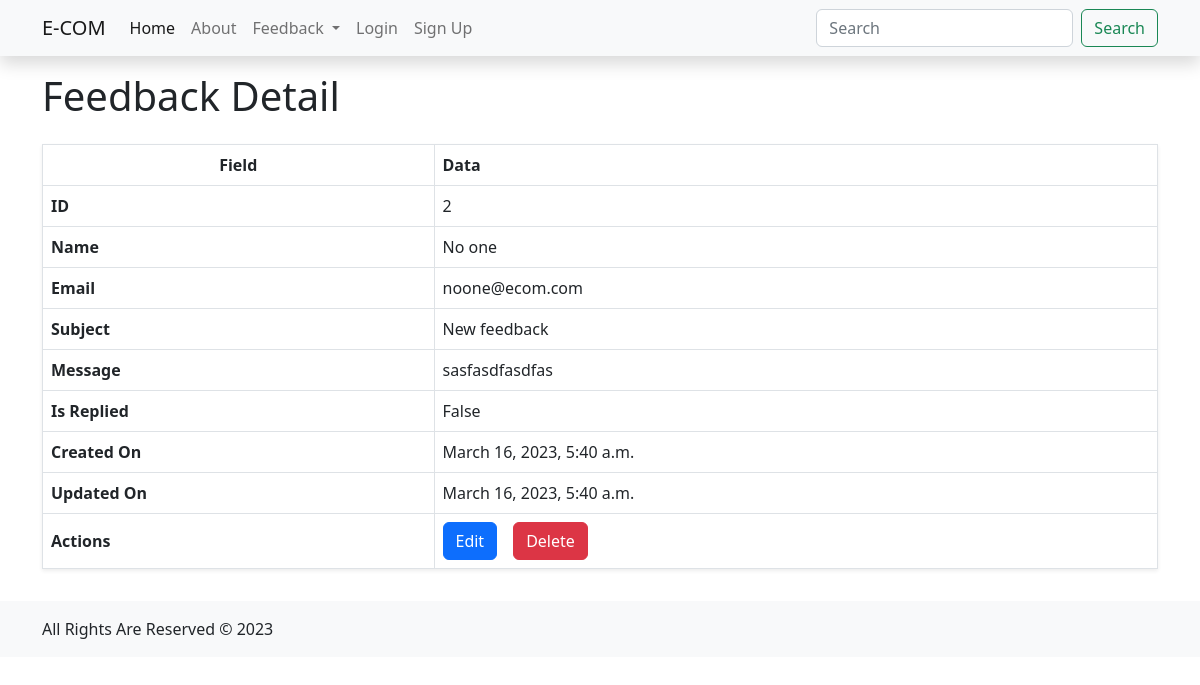
The page /feedbacks/2/detail/ on the database its author committed.
### core/models.py (models this page shows, shortened)
class FeebackModel(models.Model):
    name = models.CharField(max_length=64)
    email = models.EmailField(max_length=64)
    subject = models.CharField(max_length=255)
    message = models.TextField(max_length=500)
    is_replied = models.BooleanField(default=False)
    created_on = models.DateTimeField(auto_now_add=True)
    updated_on = models.DateTimeField(auto_now=True)

### core/views.py (the view)
# urls.py: path("feedbacks/<int:pk>/detail/", views.FeedbackDetailView.as_view(), name="feedback_detail"),
class FeedbackDetailView(views.DetailView):
    template_name = "core/feedback/feedback_detail.html"
    model = models.FeebackModel
    context_object_name = "feedback"

### templates/core/feedback/feedback_detail.html
{% extends '_base.html' %} {% block content %}
<div class="container-lg d-flex flex-column gap-3 py-3">
  <div class="row">
    <div class="col">
      <h1>Feedback Detail</h1>
    </div>
  </div>
  <div class="row">
    <div class="col">
      <table class="table table-bordered align-middle shadow-sm">
        <thead>
          <tr>
            <th class="text-center">Field</th>
            <th>Data</th>
          </tr>
        </thead>
        <tbody>
          <tr>
            <th>ID</th>
            <td>{{feedback.id}}</td>
          </tr>
          <tr>
            <th>Name</th>
            <td>{{feedback.name}}</td>
          </tr>
          <tr>
            <th>Email</th>
            <td>{{feedback.email}}</td>
          </tr>
          <tr>
            <th>Subject</th>
            <td>{{feedback.subject}}</td>
          </tr>
          <tr>
            <th>Message</th>
            <td>{{feedback.message}}</td>
          </tr>
          <tr>
            <th>Is Replied</th>
            <td>{{feedback.is_replied}}</td>
          </tr>
          <tr>
            <th>Created On</th>
            <td>{{feedback.created_on}}</td>
          </tr>
          <tr>
            <th>Updated On</th>
            <td>{{feedback.updated_on}}</td>
          </tr>
          <tr>
            <th>Actions</th>
            <td>
              <div class="d-flex gap-3 flex-wrap">
                <a
                  href="{% url 'core:feedback_update' feedback.id %}"
                  class="btn btn-primary"
                  >Edit</a
                >
                <a
                  href="{% url 'core:feedback_delete' feedback.id %}"
                  class="btn btn-danger"
                  >Delete</a
                >
              </div>
            </td>
          </tr>
        </tbody>
      </table>
    </div>
  </div>
</div>
{% endblock %}

### rows shown on the page
FeebackModel: id "2", name "No one", email "noone@ecom.com", subject "New feedback", message "sasfasdfasdfas", is_replied "False", created_on "March 16, 2023, 5:40 a.m.", updated_on "March 16, 2023, 5:40 a.m."
